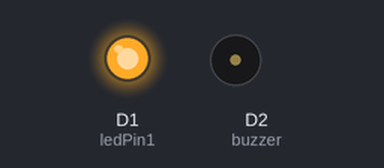
This sketch was run on a simulated ESP8266 (NodeMCU). On the bench: output pins drawn as LEDs (lit = HIGH), buzzer (waves = sounding).

Above: at 0.5 s.
At 2.0 s:
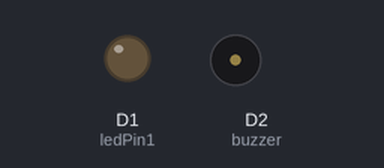
At 4.5 s:
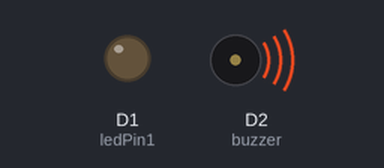
Timing chart, 0 to 6.5 s (numbered marks = the images above):
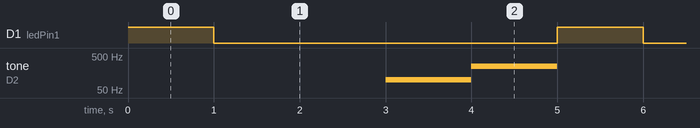

The sketch:

buzzer.ino
```cpp
const int ledPin1 = D1;
const int buzzer = D2;

void setup() {
  // put your setup code here, to run once:
  pinMode(ledPin1, OUTPUT);
  pinMode(buzzer, OUTPUT);
}

void loop() {
  // put your main code here, to run repeatedly:
  digitalWrite(ledPin1, HIGH);
  delay(1000);

  digitalWrite(ledPin1, LOW);
  delay(2000);

  tone(buzzer, 100, 1000);
  delay(1000);
  tone(buzzer, 250, 1000);
  delay(1000);
}
```

Measured:
- by itself, D1 (ledPin1): alternates HIGH for 1.0 s and LOW for 4.0 s
- by itself, tone on D2 (buzzer): repeats every 5.0 s: 250 Hz 1.0 s, silent 3.0 s, 100 Hz 1.0 s
